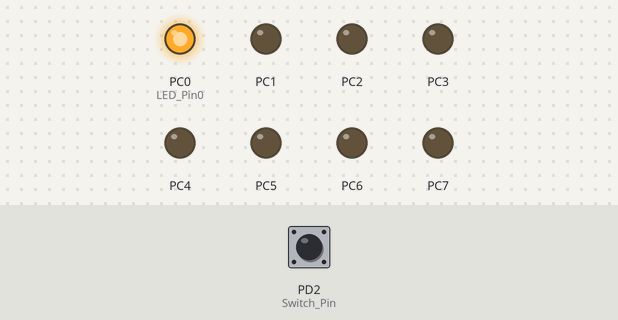
The program below on a simulated ATmega32, built with avr-gcc and emulated at 8 MHz. On the bench: output pins drawn as LEDs (lit = HIGH). The test bench sets the inputs (shaded band); at power-on: PD2 (Switch_Pin) HIGH.

Above: at 0.1 s.
Timing chart, 0 to 1.6 s (numbered marks = the images above):
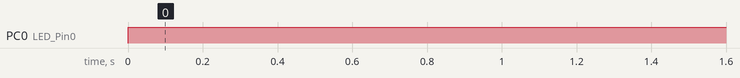

Measured:
- by itself, PC0 (LED_Pin0): LOW → HIGH at 0.00 s

The program:

main.c
```c
/*
 * main.c
 *
 *  Created on: Apr 17, 2022
 *      Author: Seko
 */

#include "../MCAL/DIO/DIO_interface.h"
#include  "../MCAL/External_interrupt/External_interrupt.h"
#include "../LIB/BIT_MATH.h"
#include "Config_file.h"
#include <util/delay.h>

void SwitchFunc(void)
{
	 DIO_togglePin(LEDS_PORT ,LED_Pin0);
}

void main(void)
{
	DIO_init();
	Enable_Global_Interrupt(Enable_Interrupt);

	DIO_SetPortDirection(LEDS_PORT,PORT_OUTPUT);
	DIO_SetPortDirection(Switch_PORT,PORT_INPUT);
	while (1)
	{
		DIO_SetPinValue(LEDS_PORT,LED_Pin0,DIO_HIGH);
		External_Int0(Rising_Edge_Sense);
		CallBack_Int0(&SwitchFunc);
	}

}
```

Interrupt_Vector.h
```c
// (licence header left out)
/*This is preprocessor Header file guard  */
#ifndef SERVICE_INTERRUPT_VECTOR_H_
#define SERVICE_INTERRUPT_VECTOR_H_
/******************************************Includes**************************************************/
#include "DIO_register.h"
/*****************************************EXT INT ISR************************************************/
#define ISR(vector, ...) \
	void vector(void) __attribute__ ((signal,used,externally_visible)) __VA_ARGS__;\
	void vector(void)
/***********************************Interrupt Vectors Section****************************************/

/*****************************************INT VECTORS************************************************/
#define INT0_Vect		__vector_1
#define INT1_Vect		__vector_2
#define INT2_Vect		__vector_3
/*****************************************ADC VECTORS************************************************/
#define ADC_Vect			__vector_16
/****************************************************************************************************/
/*This is preprocessor Header file guard End  */
#endif /* SERVICE_INTERRUPT_VECTOR_H_ */
```

config_file.h
```c
/*
 * config_file.h
 *
 *  Created on: Apr 17, 2022
 *      Author: Seko
 */

#ifndef APP_LED_TOGGLE_EXT_INT_CONFIG_FILE_H_
#define APP_LED_TOGGLE_EXT_INT_CONFIG_FILE_H_

//#define LEDS_PORT	DIO_PORTA
//#define LEDS_PORT	DIO_PORTB
#define LEDS_PORT	DIO_PORTC
//#define LEDS_PORT	DIO_PORTD

#define LED_Pin0	0
//#define LED_Pin1	1
//#define LED_Pin2	2
//#define LED_Pin3	3
//#define LED_Pin4	4
//#define LED_Pin5	5
//#define LED_Pin6	6
//#define LED_Pin7	7

#define Switch_PORT		DIO_PORTD
//#define Switch_PORT	DIO_PORTB


//#define Switch_Pin	1
#define Switch_Pin	2
//#define Switch_Pin	3


#endif /* APP_LED_TOGGLE_EXT_INT_CONFIG_FILE_H_ */
```

BIT_MATH.h
```c
// (licence header left out)
/*This is preprocessor Header file guard  */
#ifndef BIT_MATH_H_
#define BIT_MATH_H_

/*********************************************************/
/* Macro for set a certian bit in a register
 *  Input: Reg:     Register name that contain the bit
 *         BIT_NO:  bit number that to be Set
 *
 */
/*********************************************************/

#define SET_BIT(Reg,BIT_NO)           (Reg|=(1<<BIT_NO))

/*********************************************************/
/* Macro for Clear a certian bit in a register
 *  Input: Reg:     Register name that contain the bit
 *         BIT_NO:  bit number that to be Clear
 *
 */
/*********************************************************/

#define CLEAR_BIT(Reg,BIT_NO)         (Reg&=(~(1<<BIT_NO)))

/*********************************************************/
/* Macro for Toggle a certian bit in a register
 *  Input: Reg:     Register name that contain the bit
 *         BIT_NO:  bit number that to be Toggle
 *
 */
/*********************************************************/

#define TOGGLE_BIT(Reg,BIT_NO)        (Reg^=(1<<BIT_NO))

/*********************************************************/
/* Macro for Get Value a certian bit in a register
 *  Input: Reg:     Register name that contain the bit
 *         BIT_NO:  bit number that to be Read/Value get
 *
 */
/*********************************************************/

#define GET_BIT(Reg,BIT_NO)			((Reg & (1<<BIT_NO))?1:0)

/*This is preprocessor Header file guard End  */
#endif
```

STD_Types.h
```c
// (licence header left out)
/*This is preprocessor Header file guard  */
#ifndef STD_TYPES_H_
#define STD_TYPES_H_

/******************************************************************************************************/
/* 	User Define DataTypes	*/

/* 	unsigned char 8 bits with larger +ve range 255		*/
typedef unsigned char u8;
/******************************************************************************************************/
/* 	signed char 8 bits with range 128 for + & -   		*/
typedef signed char s8;
/******************************************************************************************************/
/*	unsigned short int 16 bits with larger +ve range	*/
typedef unsigned short int u16;
/******************************************************************************************************/
/* 	signed short int 16 bits with range 128  for + &-	*/
typedef signed short int s16;
/******************************************************************************************************/
/* 	unsigned long int 32 bits with larger +ve range   	*/
typedef unsigned long int u32;
/******************************************************************************************************/
/*	signed long int 32 bits with range 128  for + & - 	*/
typedef signed long int s32;
/******************************************************************************************************/
/* 			float for real value 32 bits				*/
typedef float f32;
/******************************************************************************************************/
/* 			float for real value 64 bits				*/
typedef double f64;
/******************************************************************************************************/

/* Enum for Error Return */
/* E_OK  : 	Error Return
 * E_NOK :	No Error Returend
*/
typedef enum
	{
		E_OK,
		E_NOK
	}STD_Return;
/******************************************************************************************************/
/*This is preprocessor Header file guard End  */
#endif
```

DIO_interface.h
```c
// (licence header left out)
/*This is preprocessor Header file guard  */
#ifndef DIO_INTERFACE_H_
#define DIO_INTERFACE_H_

/******************************************Includes**************************************************/
#include "../../LIB/STD_Types.h"
#include "../../LIB/BIT_MATH.h"
#include "../../SERVICE/DIO_register.h"
/*******************************************Defintions***********************************************/
#define MAX_PinNum 	7
#define PORT_HIGH	0xff
#define PORT_LOW	0
#define PORT_OUTPUT	0xff
#define PORT_INPUT	0
#define NULL 0
/*****************************************************************************************************/
/**
 * @brief
 * enum : 			user define
 * Description :	State PORTS DIO_PORTA,DIO_PORTB,DIO_PORTC,DIO_PORTD
 *
 * _t means that it is a datatype
**/
typedef enum
	{
		DIO_PORTA,
		DIO_PORTB,
		DIO_PORTC,
		DIO_PORTD
	} DIO_Ports_t;
/*****************************************************************************************************/
/**
 * @brief
 * enum : 			user define
 * Description :	State Direction DIO_Input/DIO_Output
 *
 * _t means that it is a datatype
**/
typedef enum
	{
		DIO_INPUT,
		DIO_OUTPUT
	} DIO_Direction_t;
/*****************************************************************************************************/
/**
 * @brief
 * enum : 			user define
 * Description :	State PinValue DIO_LOW/DIO_HIGH
 *
 * _t means that it is a datatype
**/
typedef enum
	{
		DIO_LOW,
		DIO_HIGH
	} DIO_State_t;
/*****************************************************************************************************/
/**
 * @brief
 * enum : 			user define
 * Description :	State state of pull up resistor  Enable/Disable
 *
 * _t means that it is a datatype
**/
typedef enum
	{
		ENABLE_PullUp,
		DISABLE_PullUp
	}DIO_PullUpState_t;
/*******************************************************************************************************/
/**
 * @brief
 * Prototype    	 	: 		void DIO_init(void);
 * Description  	 	:		Initialize DIO Periphiral
 *
 * @param   	void 	:  		has no input paramater
 * @return  	void 	:		Return nothing
 **/
void DIO_init(void);
/*******************************************************************************************************/
/**
 * @brief
 * Prototype    	 	: STD_Return DIO_SetPinDirection(DIO_Ports_t PORT, u8 PIN, DIO_Direction_t Direction);
 * Description  	 	: function for Set pin direction Input or Output
 *
 * @param PORT 			: takes the four PORTS DIO_PORTA,DIO_PORTB,DIO_PORTC,DIO_PORTD
 * @param PIN 			: takes the number of pin in the PORT
 * @param Direction 	: takes the directon of the single PIN is DIO_INPUT or DIO_OUTPUT
 * @return STD_Return	 :		STD_Return for Error identification
 *
 * 								return 0 mean Error is found , return 1 mean Error is not found
 **/
STD_Return DIO_SetPinDirection(DIO_Ports_t PORT, u8 PIN, DIO_Direction_t Direction); //DDR for single pin
/*******************************************************************************************************/
/**
 * @brief
 * Prototype    	 	: STD_Return DIO_SetPortDirection(DIO_Ports_t PORT,DIO_Direction_t Direction);
 * Description  	 	: function for Set PORT direction Input or Output
 *
 * @param PORT 		    : takes the four PORTS DIO_PORTA,DIO_PORTB,DIO_PORTC,DIO_PORTD
 * @param Direction     : takes the direction of all pins in the port PORT_INPUT/PORT_OUTPUT
 * @return STD_Return	 :		STD_Return for Error identification
 *
 * 								return 0 mean Error is found , return 1 mean Error is not found
 **/
STD_Return DIO_SetPortDirection(DIO_Ports_t PORT,DIO_Direction_t Direction);
/*******************************************************************************************************/
/**
 * @brief
 * Prototype    	 	: STD_Return DIO_SetPinValue(DIO_Ports_t PORT,u8 PIN,DIO_State_t State);
 * Description  	 	: function for Set specific Pin in a port value High or Low
 *
 * @param PORT 			: takes the four PORTS DIO_PORTA,DIO_PORTB,DIO_PORTC,DIO_PORTD
 * @param PIN 			: takes the number of pin in the PORT
 * @param State 		: takes the Value of the single PIN is DIO_HIGH or DIO_LOW
 * @return STD_Return	: STD_Return for Error identification
 *
 * 							return 0 mean Error is found , return 1 mean Error is not found
 **/
STD_Return DIO_SetPinValue(DIO_Ports_t PORT,u8 PIN,DIO_State_t State);
/*******************************************************************************************************/
/**
 * @brief
 * Prototype    	 	: STD_Return DIO_SetPortValue(DIO_Ports_t PORT,u8 value);
 * Description  	 	: function for Set PORT Value High or Low
 *
 * @param PORT 			: takes the four PORTS DIO_PORTA,DIO_PORTB,DIO_PORTC,DIO_PORTD
 * @param value  		: takes the value  of all pins in the port PORT_HIGH/PORT_LOW
 * @return STD_Return	: STD_Return for Error identification
 *
 * 						  return 0 mean Error is found , return 1 mean Error is not found
 **/
STD_Return DIO_SetPortValue(DIO_Ports_t PORT,u8 value);
/*******************************************************************************************************/
/**
 * @brief
 * Prototype    	 	: STD_Return DIO_GetPinValue(DIO_Ports_t PORT,u8 PIN,DIO_State_t* State);
 * Description  	 	: function for storing the value of pin
 *
 * @param PORT 			: takes the four PORTS DIO_PORTA,DIO_PORTB,DIO_PORTC,DIO_PORTD
 * @param PIN 		    : takes the number of pin in the PORT
 * @param State 		: pointer of the state that takes the Value of the single PIN is DIO_HIGH or DIO_LOW
 * @return STD_Return	: STD_Return for Error identification
 *
 * 						  return 0 mean Error is found , return 1 mean Error is not found
 **/
STD_Return DIO_GetPinValue(DIO_Ports_t PORT,u8 PIN,DIO_State_t* State);
/*******************************************************************************************************/
/**
 * @brief
 * Prototype    	 	: STD_Return DIO_togglePin(DIO_Ports_t port,u8 pin);
 * Description  	 	: function for toggle the current value of pin
 *
 * @param port 			: takes the four PORTS DIO_PORTA,DIO_PORTB,DIO_PORTC,DIO_PORTD
 * @param pin 			: takes the number of pin in the PORT
 * @return STD_Return	: STD_Return for Error identification
 *
 * 						  return 0 mean Error is found , return 1 mean Error is not found
 **/
STD_Return DIO_togglePin(DIO_Ports_t port,u8 pin);
/*******************************************************************************************************/
/**
 * @brief
 * Prototype    	 	: STD_Return DIO_EnablePullup(DIO_Ports_t port, u8 pin, DIO_PullUpState_t Pullstate);
 * Description  	 	: function for activting the pull up resistor
 *
 * @param port 			: takes the four PORTS DIO_PORTA,DIO_PORTB,DIO_PORTC,DIO_PORTD
 * @param pin 			: takes the number of pin in the PORT
 * @param Pullstate     : take the pull up state ENABLE_PullUp/DISABLE_PullUp
 * @return STD_Return	: STD_Return for Error identification
 *
 * 						  return 0 mean Error is found , return 1 mean Error is not found
 **/
STD_Return DIO_EnablePullup(DIO_Ports_t port, u8 pin, DIO_PullUpState_t Pullstate);
/*******************************************************************************************************/
/*This is preprocessor Header file guard End  */
#endif /* DIO_INTERFACE_H_ */
```

External_Interrupt.h
```c
// (licence header left out)
/*This is preprocessor Header file guard  */
#ifndef EXTERNAL_INTERRUPT_H_
#define EXTERNAL_INTERRUPT_H_
/******************************************Includes**************************************************/
#include "../../SERVICE/Interrupt_Vector.h"
#include "../../SERVICE/DIO_register.h"
#include "../../LIB/BIT_MATH.h"
#include "../../LIB/STD_Types.h"
/*****************************************************************************************************/
/**
 * @brief
 * enum : 			user define
 * Description :	State Enable / Disable External interrupt
 *
 * _t means that it is a datatype
**/
typedef enum
{
	Enable_Interrupt,
	Disable_Interrupt
}Interrupt_State_t;
/*****************************************************************************************************/
/**
 * @brief
 * enum : 			user define
 * Description :	State interrupt sense level Rising / Falling
 *
 * _t means that it is a datatype
**/
typedef enum
{
	Falling_Edge_Sense,
	Rising_Edge_Sense
}Int_Sense_Control_t;
/*****************************************************************************************************/
/**
 * @brief
 * Prototype    	 	: 		STD_Return Enable_Global_Interrupt(Interrupt_State_t state);
 * Description  	 	:		function to activte the Global interrupt/Enable or Disable External interrupt
 *
 * @param state 		:		takes two states Enable_Interrupt/Disable_Interrupt
 * @return STD_Return	 :		STD_Return for Error identification
 *
 * 								return 0 mean Error is found , return 1 mean Error is not found
 **/
STD_Return Enable_Global_Interrupt(Interrupt_State_t state);
/*****************************************************************************************************/
/**
 * @brief
 * Prototype    	 	: 		STD_Return External_Int0(Int_Sense_Control_t SenseLevel);
 * Description  	 	:		function to activte the External interrupt _ No1 (INT0)
 *
 * @param SenseLevel 	 :		takes two states of the senslevel Raising or Falling
 * @return STD_Return	 :		STD_Return for Error identification
 *
 * 								return 0 mean Error is found , return 1 mean Error is not found
 **/
STD_Return External_Int0(Int_Sense_Control_t SenseLevel);
/*****************************************************************************************************/
/**
 * @brief
 * Prototype    	 	: 		STD_Return CallBack_Int0(void (*Func_Ptr)(void));
 * Description  	 	:		function to Callback the function of user/External function_ No1 (INT0)
 *
 * @param Func_Ptr 	 	:  	 	function pointer that points to the External/User functions  1
 * @return STD_Return	 :		STD_Return for Error identification
 *
 * 								return 0 mean Error is found , return 1 mean Error is not found
 **/
STD_Return CallBack_Int0(void (*Func_Ptr)(void));
/*****************************************************************************************************/
/**
 * @brief
 * Prototype    	 	: 		STD_Return External_Int1(Int_Sense_Control_t SenseLevel);
 * Description  	 	:		function to activte the External interrupt _ No2 (INT1)
 *
 * @param SenseLevel 	 :		takes two states of the senslevel Raising or Falling
 * @return STD_Return	 :		STD_Return for Error identification
 *
 * 								return 0 mean Error is found , return 1 mean Error is not found
 **/
STD_Return External_Int1(Int_Sense_Control_t SenseLevel);
/*****************************************************************************************************/
/**
 * @brief
 * Prototype    	 	: 		STD_Return CallBack_Int1(void (*Func_Ptr)(void));
 * Description  	 	:		function to Callback the function of user/External function_ No2 (INT1)
 *
 * @param Func_Ptr 	 	:  	 	function pointer that points to the External/User functions 2
 * @return STD_Return	 :		STD_Return for Error identification
 *
 * 								return 0 mean Error is found , return 1 mean Error is not found
 **/
STD_Return CallBack_Int1(void (*Func_Ptr)(void));
/*****************************************************************************************************/
/**
 * @brief
 * Prototype    	 	: 		STD_Return External_Int2(Int_Sense_Control_t SenseLevel);
 * Description  	 	:		function to activte the External interrupt _ No3 (INT2)
 *
 * @param SenseLevel 	 :		takes two states of the senslevel Raising or Falling
 * @return STD_Return	 :		STD_Return for Error identification
 *
 * 								return 0 mean Error is found , return 1 mean Error is not found
 **/
STD_Return External_Int2(Int_Sense_Control_t SenseLevel);
/*****************************************************************************************************/
/**
 * @brief
 * Prototype    	 	: 		STD_Return CallBack_Int2(void (*Func_Ptr)(void));
 * Description  	 	:		function to Callback the function of user/External function_ No3 (INT2)
 *
 * @param Func_Ptr 	 	:  	 	function pointer that points to the External/User functions 3
 * @return STD_Return	 :		STD_Return for Error identification
 *
 * 								return 0 mean Error is found , return 1 mean Error is not found
 **/
STD_Return CallBack_Int2(void (*Func_Ptr)(void));
/*****************************************************************************************************/
/*This is preprocessor Header file guard End  */
#endif /* EXTERNAL_INTERRUPT_H_ */
```

Source omitted: DIO_program.c (11270 bytes), External_Interrupt.c (6470 bytes), DIO_register.h (3340 bytes)
